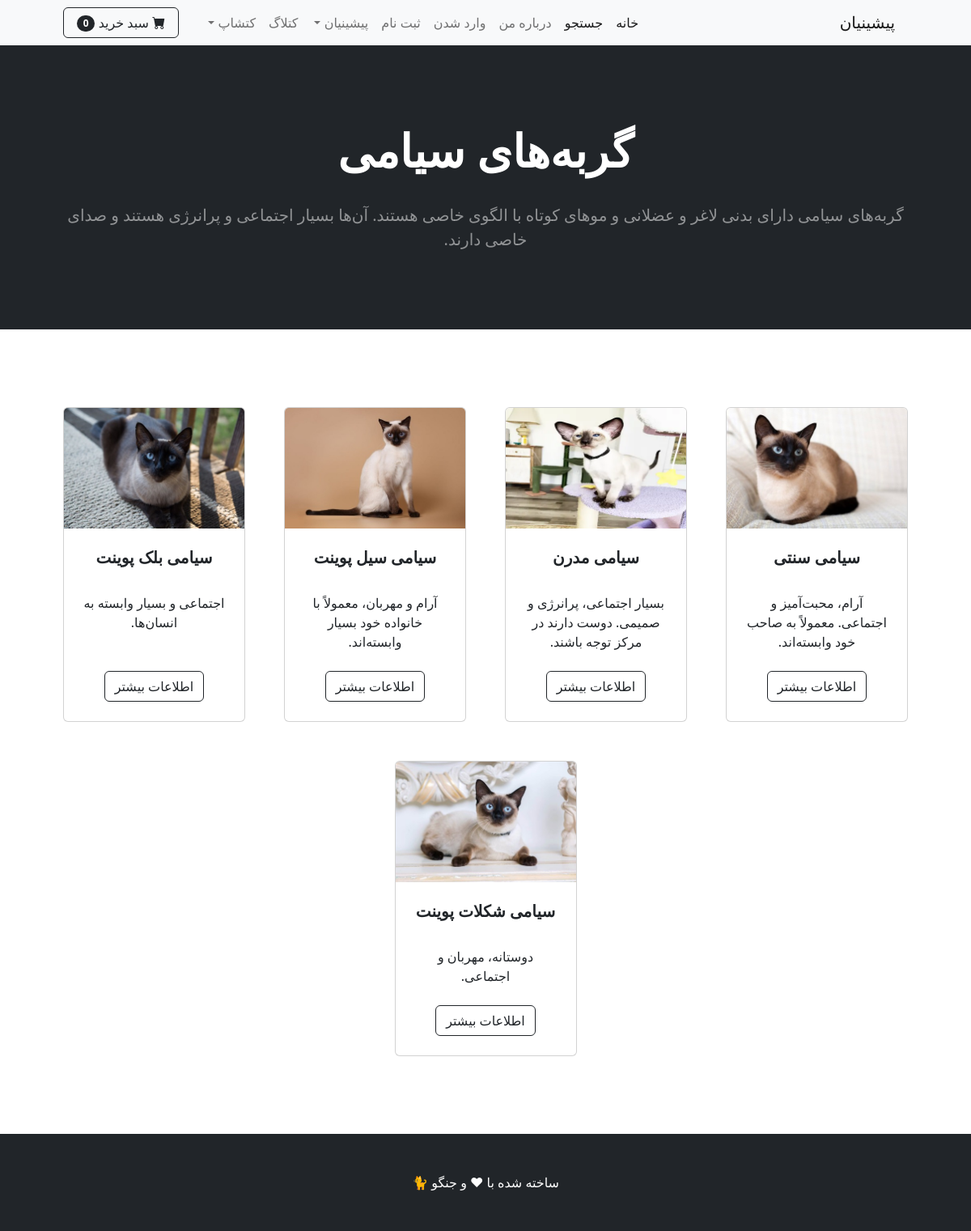
The app's page /cat-category/گربه‌های سیامی with its own data.
### pishi/models.py (models this page shows, shortened)
class Category(models.Model):
    name = models.CharField(max_length=40)
    description = models.CharField(max_length=500, default='', blank=True, null=True)#خالی یا نال بود خطا نده و اوکی باشه
    picture = models.ImageField(upload_to='upload/catcategory/', blank=True, null=True )
    def __str__(self):
        return self.name

class Cat(models.Model):
    name = models.CharField(max_length=50)
    personality = models.CharField(max_length=100)
    country = models.CharField(max_length=100)
    eyes_and_fur = models.CharField(max_length=200)
    activity = models.CharField(max_length=300)
    health = models.CharField(max_length=300)
    maintenance = models.CharField(max_length=300)
    feeding = models.CharField(max_length=300)
    category = models.ForeignKey(Category, on_delete=models.CASCADE, default= 1 )# این گربه حذف شد مدل کتگوریش باقی بماند و اگر دسته بندی انتخاب نکردیم توی اولین دسته قرار بگیره
    picture = models.ImageField(upload_to='upload/cat/')#در این مسیر اپلود شه

### pishi/views.py (the view)
# urls.py: path('cat-category/<str:cat>', views.cat_category , name='cat_category'),
def cat_category(request,cat):
    cat = cat.replace("-"," ")
    try:
        category = Category.objects.get(name=cat)
        cats = Cat.objects.filter(category=category)
        return render(request, 'cat_category.html', {'cats':cats, 'category':category})
    except:
       messages.success(request, ("دسته بندی وجود ندارد" ))
       return redirect("home")

### cart/cart.py (called while the page is built)
    def __len__(self):
        return sum(item['product_count'] for item in self.cart.values())

### cart/context_processors.py (called while the page is built)
def cart(request):
    return {'cart':Cart(request)}

### catlog/context_processors.py (called while the page is built)
def recent_posts(request):
    recent_posts = Post.objects.order_by('-date')[:4]
    return {'recent_posts':recent_posts}

### pishi/templates/cat_category.html (shortened to what this page needs)
{% extends 'base.html' %}
{% load static %}
{% block content %}
        <header class="bg-dark py-5">
            <div class="container px-4 px-lg-5 my-5">
                <div class="text-center text-white">
                    <h1 class="display-4 fw-bolder"> {{ category }} </h1>
                    <br>
                    <p class="lead fw-normal text-white-50 mb-0"> {{ category.description }} </p>
                </div>
            </div>
        </header>
        <section class="py-5">
            <div class="container px-4 px-lg-5 mt-5">
                <div class="row gx-4 gx-lg-5 row-cols-2 row-cols-md-3 row-cols-xl-4 justify-content-center">
                    {% for item in cats %}
                    <div class="col mb-5">
                        <div class="card h-100">
                            <img class="card-img-top" src="{{ item.picture.url }}" alt="..." />
                            <div class="card-body p-4">
                                <div class="text-center">
                                    <h5 class="fw-bolder">{{ item.name }}</h5>
                                    <br>
                                {{ item.personality }}
                                </div>
                            </div>
                            <div class="card-footer p-4 pt-0 border-top-0 bg-transparent">
                                <div class="text-center"><a class="btn btn-outline-dark mt-auto" href="{% url 'cat' item.id %}"> اطلاعات بیشتر</a></div>
                            </div>
                        </div>
                    </div>
                    {% endfor %}
                    </div>
                </div>
        </section>
{% endblock %}

### records on screen
Category: name "گربه‌های سیامی", description "گربه‌های سیامی دارای بدنی لاغر و عضلانی و موهای کوتاه با الگوی خاصی هستند. آن‌ها بسیار اجتماعی و پرانرژی هستند و صدای خاصی دارند."
Cat: picture (picture), name "سیامی سنتی", personality "آرام، محبت‌آمیز و اجتماعی. معمولاً به صاحب خود وابسته‌اند."
Cat: picture (picture), name "سیامی مدرن", personality "بسیار اجتماعی، پرانرژی و صمیمی. دوست دارند در مرکز توجه باشند."
Cat: picture (picture), name "سیامی سیل پوینت", personality "آرام و مهربان، معمولاً با خانواده خود بسیار وابسته‌اند."
Cat: picture (picture), name "سیامی بلک پوینت", personality "اجتماعی و بسیار وابسته به انسان‌ها."
Cat: picture (picture), name "سیامی شکلات پوینت", personality "دوستانه، مهربان و اجتماعی."

### other values on screen
{{ cart|length }} "0"
